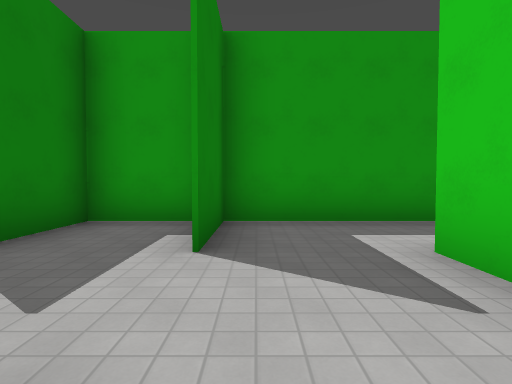
View 1 (above)

16 first-person views from a walk through a level from a Godot 3-D game. The camera is 1.4 m above the floor, tilts 2° down and sees 80° across. The floor is counted in squares, 2.4 m on a side. Each view is taken from the middle of a square. On the plan, view 1 faces up. The plan holds only what a view shows up to about 9 squares ahead; the rest is blank. The place goes on beyond the plan. Surface patterns are stand-ins for the level's own textures.

View 2
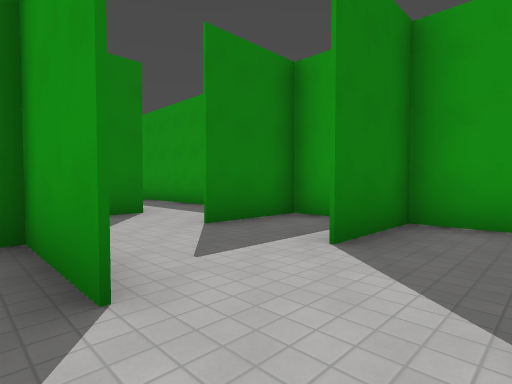

View 3
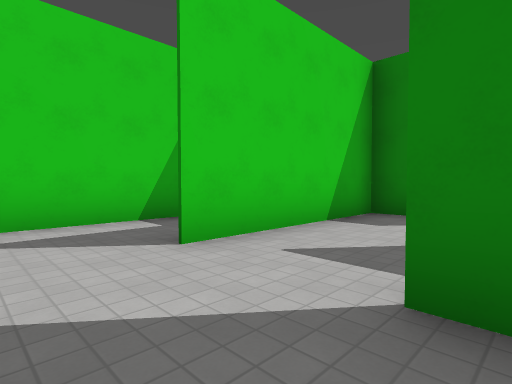

View 4
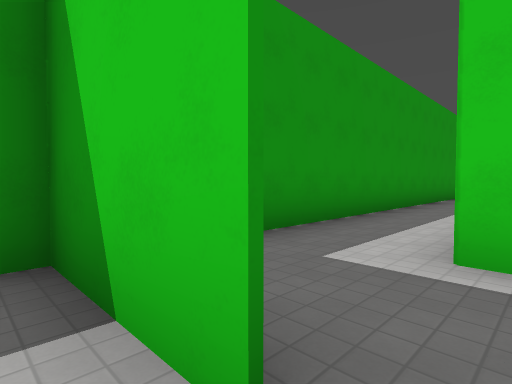

View 5
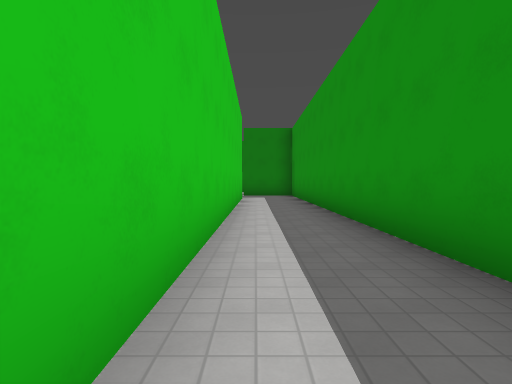

View 6
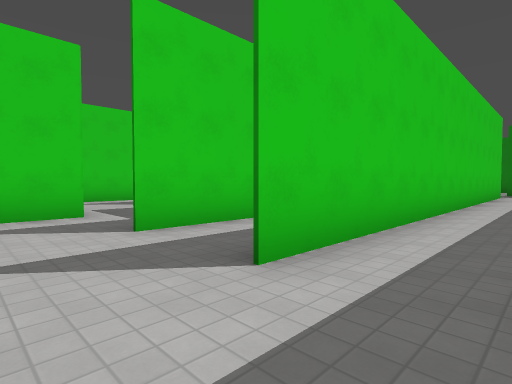

View 7
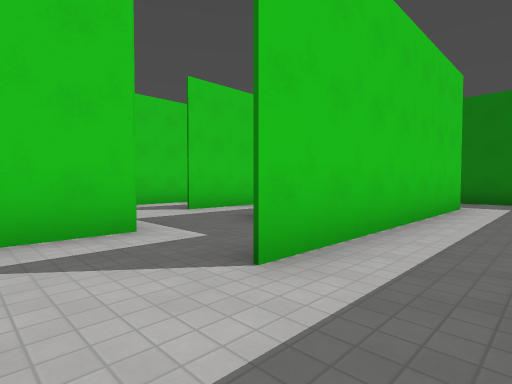

View 8
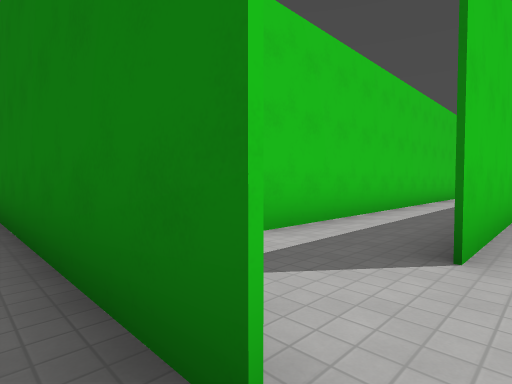

View 9
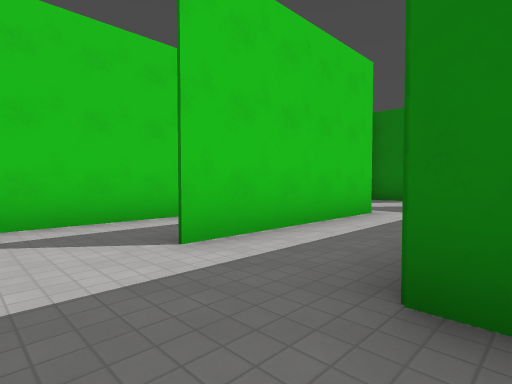

View 10
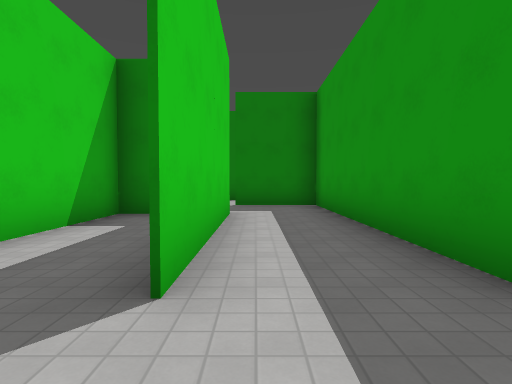

View 11
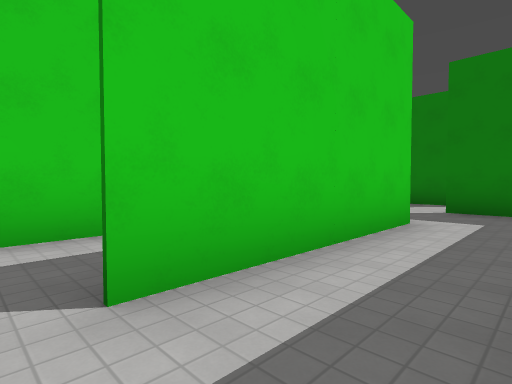

View 12
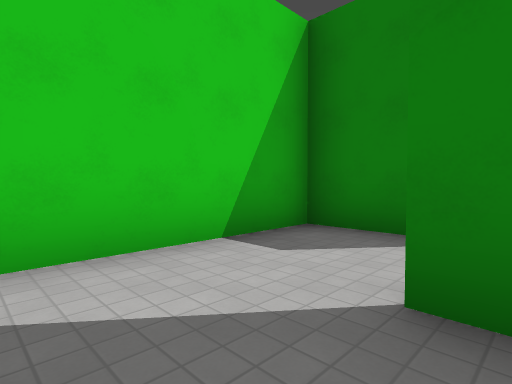

View 13
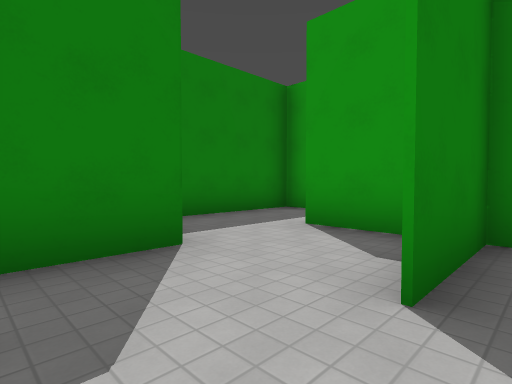

View 14
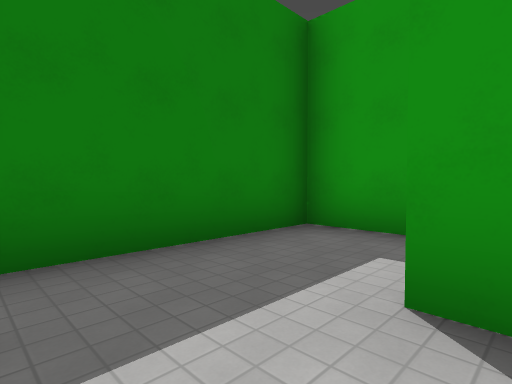

View 15
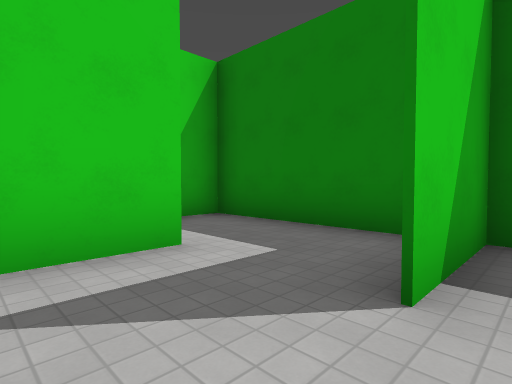

View 16
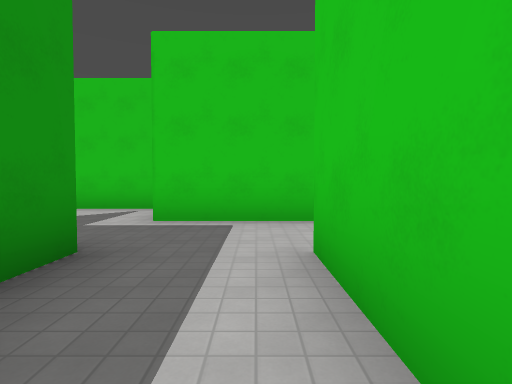

### Floor plan
Points are (right, up) in squares from view 1. A wall is a line through its corners. A room is listed if a view was taken in it or the views show most of it. See-through windows are left out.
Room 1 (views 1, 2, 4)
walls: (-0.4, 0.5) (-2.5, 0.5); (-0.5, 2.4) (-0.5, 4.5); (1.5, 1.7) (1.5, 2.6); (-1.8, -1.5) (0.6, -1.5); (0, 4.5) (-2.5, 4.5) (-2.5, 2.5); (-4.5, 2.6) (-4.5, 0.5) (-0.5, 0.5)
ways out: opening at (1, 2) to room 2; opening at (-3, 3)
Room 2 (views 3, 5)
walls: (10.4, 4.5) (0, 4.5); (3.4, 2.5) (13.5, 2.5); (-0.5, 4.5) (-0.5, 2.5)
ways out: opening at (1, 2) to room 1; opening at (14.5, 4) to room 3; opening at (14.5, 2) to room 4
Room 3 (views 6, 8)
walls: (15.5, 4.6) (15.5, -0.6); (10.5, 4.5) (13.5, 4.5)
ways out: opening at (14.5, 4) to room 2
Room 4 (view 7)
walls: (13.5, -1.5) (14.8, -1.5); (15.5, -0.9) (15.5, 0.9); (7.5, 0.5) (13.5, 0.5); (5.5, 1.2) (5.5, 0.1)
ways out: opening at (14.5, 2) to room 2; opening at (13, -1) to room 5
Room 5 (views 9, 10, 11, 16)
walls: (11.5, -1) (11.5, -1.5) (7.5, -1.5); (13.5, -3.9) (13.5, -1.5); (7.4, -3.5) (11.5, -3.5)
ways out: opening at (13, -1) to room 4; opening at (7, -3) to room 6; opening at (12.5, -4) to room 8
Room 6 (views 12, 13, 14)
walls: (5.5, -1.5) (5.5, -3.5); (3.5, -3.4) (3.5, -5.5) (7.9, -5.5); (7.5, -1.5) (3.5, -1.5)
ways out: opening at (7, -3) to room 5; opening at (4, -3)
Room 7 (view 15)
walls: (2.9, 0.5) (1.5, 0.5) (3.5, 0.5); (3.4, -1.5) (4.9, -1.5); (1.5, 0.7) (1.5, -1.5)
ways out: opening at (3, -2)
Room 8 (no view inside)
walls: (7.9, -5.5) (12.6, -5.5); (7.5, -4.9) (7.5, -5.5)
ways out: opening at (12.5, -4) to room 5

Where each view was taken, in squares from view 1:
view 1: 0 up, 0 right, facing up
view 2: 0 up, 1 right, facing up-left
view 3: 3 up, 1 right, facing down-left
view 4: 2 up, 1 left, facing up-right
view 5: 3 up, 12 right, facing left
view 6: 4 up, 15 right, facing down-left
view 7: 2 up, 15 right, facing down-left
view 8: 5 up, 16 right, facing down-left
view 9: 1 down, 13 right, facing down-left
view 10: 3 down, 13 right, facing left
view 11: 2 down, 12 right, facing down-left
view 12: 3 down, 7 right, facing down-left
view 13: 5 down, 6 right, facing up-left
view 14: 3 down, 4 right, facing up-left
view 15: 1 up, 5 right, facing down-left
view 16: 3 down, 9 right, facing right
